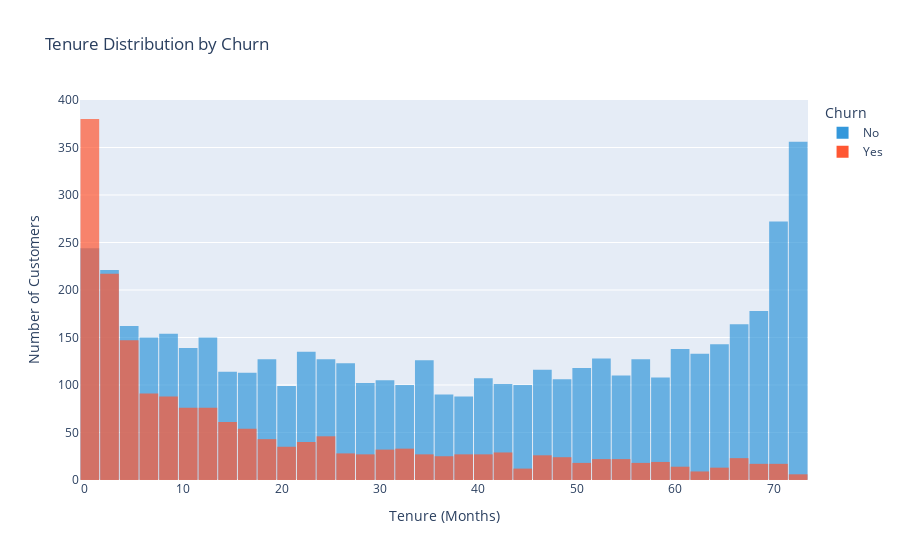

Here is the notebook cell this chart was saved with:
### Markdown cell above
comparative a greater pecentage of people in senior citizen category have churned

### Code cell
# ------------------------------------------------
# 📝 Seaborn/Matplotlib: Histogram for Tenure Distribution by Churn
# ------------------------------------------------

# Create a histogram to visualize the distribution of "tenure"
plt.figure(figsize=(9, 4))  # Set figure size for better visualization
sns.histplot(x="tenure", data=df, bins=72, hue="Churn", kde=True)  # Use 72 bins and add hue for Churn

# Show the plot
plt.show()

# ------------------------------------------------
# 📝 Explanation:
# ------------------------------------------------
# ✅ `sns.histplot(x="tenure", data=df, bins=72, hue="Churn", kde=True)`: 
#    - **x="tenure"**: Tenure (customer duration in months) is plotted on the x-axis.
#    - **bins=72**: Divides the tenure range into 72 segments for better granularity.
#    - **hue="Churn"**: Colors the bars based on the **Churn** column (Yes/No).
#    - **kde=True**: Adds a **KDE (Kernel Density Estimate)** curve for smooth distribution analysis.
#
# ✅ `plt.figure(figsize=(9,4))`: 
#    - Adjusts the figure size to **improve visibility**.

# ------------------------------------------------
# 🚀 Next Step: Interactive Plotly Version
# ------------------------------------------------

# ------------------------------------------------
# 📝 Plotly: Interactive Histogram for Tenure Distribution by Churn
# ------------------------------------------------
fig = px.histogram(
    df,
    x="tenure",
    color="Churn",
    nbins=72,  # Same bin count as Seaborn
    title="Tenure Distribution by Churn",
    labels={"tenure": "Tenure (Months)", "count": "Number of Customers"},
    barmode="overlay",  # Overlapping bars for better comparison
    opacity=0.7,  # Slight transparency to differentiate overlapping bars
    color_discrete_map={"Yes": "#FF5733", "No": "#3498DB"}  # Define custom colors
)

# Update layout for better visualization
fig.update_layout(
    xaxis_title="Tenure (Months)",
    yaxis_title="Number of Customers",
    legend_title="Churn",
    bargap=0.05  # Reduce gaps between bars
)

# Show interactive visualization
fig.show()

# ------------------------------------------------
# 📝 Explanation:
# ------------------------------------------------
# ✅ `px.histogram(...)`:
#    - Creates an **interactive histogram** using Plotly.
#    - `x="tenure"`: Puts **tenure in months** on the x-axis.
#    - `color="Churn"`: Uses **Churn categories** for different colors.
#    - `nbins=72`: Ensures a **consistent bin count** with the Seaborn version.
#    - `barmode="overlay"`: Overlaps bars to **compare distributions better**.
#    - `opacity=0.7`: Makes bars **semi-transparent** for visibility.
#    - `color_discrete_map={"Yes": "#FF5733", "No": "#3498DB"}`:
#      - **Yes (Churned Customers)** → Orange-Red (#FF5733)
#      - **No (Non-Churned Customers)** → Blue (#3498DB)
#
# ✅ `fig.update_layout(...)`:
#    - Customizes **axis labels, legend, and bar gaps**.
#
# ✅ `fig.show()`: 
#    - Displays the **interactive Plotly chart**.

# ------------------------------------------------
# 🚀 Why Use Plotly?
# ------------------------------------------------
# ✅ **Hover Tooltips**: See exact values by hovering over bars.
# ✅ **Interactive Filtering**: Click legend items to filter churned vs non-churned customers.
# ✅ **Smooth Visualization**: Helps in analyzing customer tenure trends easily.

### Figure 1 — Plotly figure (JSON) as saved in the notebook; plotly's stock layout.template omitted (floating-point values rounded to 4 significant figures; data arrays with more than 128 entries replaced by an {"elided": "..."} marker saying what was removed)
{"data": [{"bingroup": "x", "hovertemplate": "Churn=No<br>Tenure (Months)=%{x}<br>count=%{y}<extra></extra>", "legendgroup": "No", "marker": {"color": "#3498DB", "opacity": 0.7, "pattern": {"shape": ""}}, "name": "No", "nbinsx": 72, "orientation": "v", "showlegend": true, "type": "histogram", "x": {"elided": "5174 int values"}, "xaxis": "x", "yaxis": "y"}, {"bingroup": "x", "hovertemplate": "Churn=Yes<br>Tenure (Months)=%{x}<br>count=%{y}<extra></extra>", "legendgroup": "Yes", "marker": {"color": "#FF5733", "opacity": 0.7, "pattern": {"shape": ""}}, "name": "Yes", "nbinsx": 72, "orientation": "v", "showlegend": true, "type": "histogram", "x": {"elided": "1869 int values"}, "xaxis": "x", "yaxis": "y"}], "layout": {"bargap": 0.05, "barmode": "overlay", "legend": {"title": {"text": "Churn"}, "tracegroupgap": 0}, "title": {"text": "Tenure Distribution by Churn"}, "xaxis": {"anchor": "y", "domain": [0, 1], "title": {"text": "Tenure (Months)"}}, "yaxis": {"anchor": "x", "domain": [0, 1], "title": {"text": "Number of Customers"}}}}
